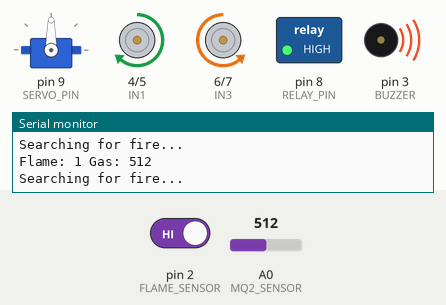
Recording of a sketch running on a simulated Arduino Uno, built with avr-gcc and run on an emulated ATmega328P. Shown: servo, motor-driver pin pairs drawn as motors (green arrow = first pin HIGH = forward, orange = second pin HIGH = backward, longer = more drive, scaled by the enable pin), switched loads named in the sketch (green lamp = pin HIGH), buzzer (waves = sounding, pin HIGH), the last lines printed to the serial monitor. Inputs (shaded band) come from the test bench; at power-on: pin 2 (FLAME_SENSOR) HIGH, A0 (MQ2_SENSOR) = 512.

Above: at 1.2 s.
1.3 s: pin 2 (FLAME_SENSOR) driven LOW
At 2.83 s:
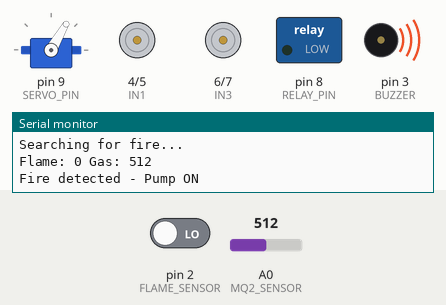
4.3 s: pin 2 (FLAME_SENSOR) driven HIGH
At 5.6 s:
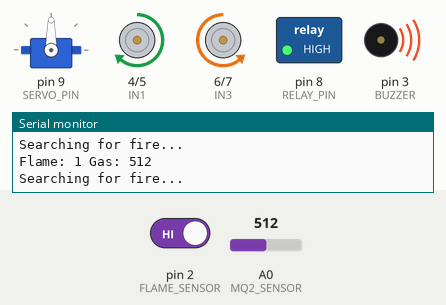
7.3 s: A0 (MQ2_SENSOR) set to 418
8.8 s: A0 (MQ2_SENSOR) set to 390
At 9.6 s:
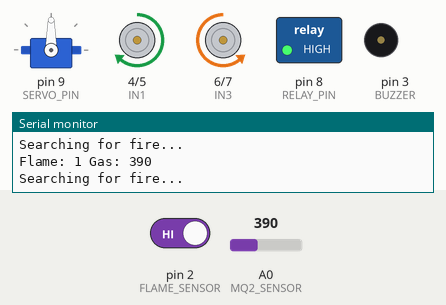
10.3 s: A0 (MQ2_SENSOR) set to 410
At 11.1 s:
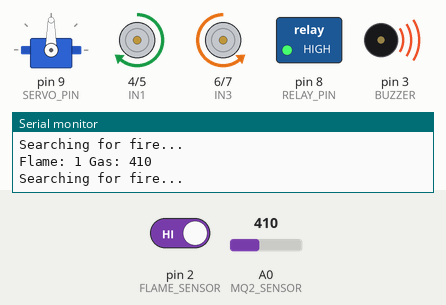
Timing chart, 0 to 12.9 s (numbered marks = the images above; inputs shaded):
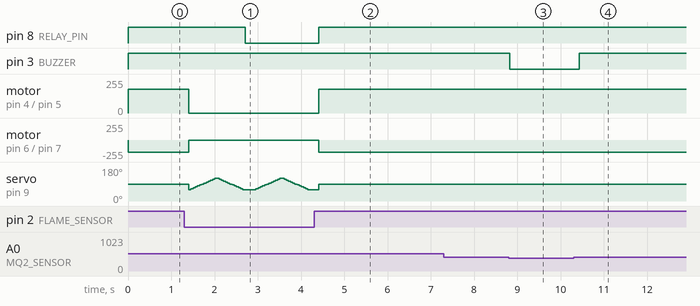

The sketch:

ff_finalcode.ino
```cpp
// === Motor Driver Pins ===
#define IN1 4
#define IN2 5
#define IN3 6
#define IN4 7
#define ENA 10
#define ENB 11

// === Components ===
#define SERVO_PIN 9
#define RELAY_PIN 8
#define FLAME_SENSOR 2
#define MQ2_SENSOR A0
#define BUZZER 3

#include <Servo.h>
Servo myServo;

// === Variables ===
bool pumpRunning = false;
unsigned long pumpStartTime = 0;

int flameDetected = 0;
int gasValue = 0;

// === Thresholds ===
int gasThreshold = 400;

void setup() {
  pinMode(IN1, OUTPUT);
  pinMode(IN2, OUTPUT);
  pinMode(IN3, OUTPUT);
  pinMode(IN4, OUTPUT);

  pinMode(ENA, OUTPUT);
  pinMode(ENB, OUTPUT);

  pinMode(RELAY_PIN, OUTPUT);
  pinMode(FLAME_SENSOR, INPUT);
  pinMode(MQ2_SENSOR, INPUT);
  pinMode(BUZZER, OUTPUT);

  digitalWrite(RELAY_PIN, HIGH);
  digitalWrite(BUZZER, LOW);

  myServo.attach(SERVO_PIN);
  myServo.write(90);

  Serial.begin(9600);
}

void loop() {
  flameDetected = digitalRead(FLAME_SENSOR);
  gasValue = analogRead(MQ2_SENSOR);

  Serial.print("Flame: ");
  Serial.print(flameDetected);
  Serial.print(" Gas: ");
  Serial.println(gasValue);

  // === GAS DETECTION ===
  if (gasValue > gasThreshold) {
    digitalWrite(BUZZER, HIGH);
  } else {
    digitalWrite(BUZZER, LOW);
  }

  // === FIRE DETECTION ===
  if (flameDetected == LOW) {
    stopMotors();

    // Buzzer ON when fire detected
    digitalWrite(BUZZER, HIGH);

    // Servo scanning
    for (int pos = 60; pos <= 120; pos += 5) {
      myServo.write(pos);
      delay(50);
    }
    for (int pos = 120; pos >= 60; pos -= 5) {
      myServo.write(pos);
      delay(50);
    }

    if (!pumpRunning) {
      digitalWrite(RELAY_PIN, LOW);
      pumpRunning = true;
      pumpStartTime = millis();
      Serial.println("Fire detected - Pump ON");
    }

  } else {
    // No fire
    myServo.write(90); // center
    searchFire();
  }

  if (pumpRunning && millis() - pumpStartTime >= 3000) {
    digitalWrite(RELAY_PIN, HIGH);
    pumpRunning = false;
    Serial.println("Pump OFF after 3 seconds");
  }

  delay(200);
}

// === SEARCH MODE ===
void searchFire() {
  digitalWrite(RELAY_PIN, HIGH);

  analogWrite(ENA, 180);
  analogWrite(ENB, 180);

  digitalWrite(IN1, HIGH);
  digitalWrite(IN2, LOW);

  digitalWrite(IN3, LOW);
  digitalWrite(IN4, HIGH);

  Serial.println("Searching for fire...");
}

// === STOP ===
void stopMotors() {
  analogWrite(ENA, 0);
  analogWrite(ENB, 0);

  digitalWrite(IN1, LOW);
  digitalWrite(IN2, LOW);

  digitalWrite(IN3, LOW);
  digitalWrite(IN4, LOW);
}
```

Measured:
- the behaviour switches between 401 and 400 on A0 (MQ2_SENSOR) (found by bisection; images 2 and 3)
- after the input at 4.3 s, motor on pin 4 (IN1) / pin 5 (IN2): stopped → forward 180/255 after 0.11 s; motor on pin 6 (IN3) / pin 7 (IN4): stopped → backward 180/255 after 0.11 s
- after the input at 8.8 s, pin 3 (BUZZER): HIGH → LOW at once
- after the input at 10.3 s, pin 3 (BUZZER): LOW → HIGH after 0.14 s
